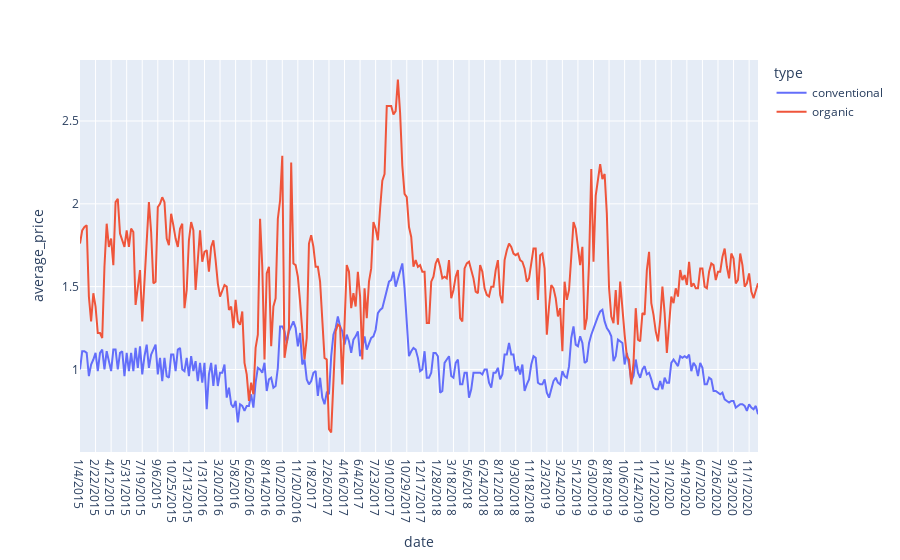

Source (notebook cell):
### Code cell
#Create line chart for Atlanta
msk = df['geography'] == 'Atlanta'

px.line(df[msk], x='date', y='average_price', color='type')

### Figure 1 — Plotly figure (JSON) as saved in the notebook; plotly's stock layout.template omitted (floating-point values rounded to 4 significant figures; data arrays with more than 128 entries replaced by an {"elided": "..."} marker saying what was removed)
{"data": [{"hovertemplate": "type=conventional<br>date=%{x}<br>average_price=%{y}<extra></extra>", "legendgroup": "conventional", "line": {"color": "#636efa", "dash": "solid"}, "marker": {"symbol": "circle"}, "mode": "lines", "name": "conventional", "orientation": "v", "showlegend": true, "type": "scatter", "x": {"elided": "306 str values"}, "xaxis": "x", "y": {"elided": "306 float values"}, "yaxis": "y"}, {"hovertemplate": "type=organic<br>date=%{x}<br>average_price=%{y}<extra></extra>", "legendgroup": "organic", "line": {"color": "#EF553B", "dash": "solid"}, "marker": {"symbol": "circle"}, "mode": "lines", "name": "organic", "orientation": "v", "showlegend": true, "type": "scatter", "x": {"elided": "306 str values"}, "xaxis": "x", "y": {"elided": "306 float values"}, "yaxis": "y"}], "layout": {"autosize": true, "legend": {"title": {"text": "type"}, "tracegroupgap": 0}, "margin": {"t": 60}, "xaxis": {"anchor": "y", "autorange": true, "domain": [0, 1], "range": [0, 305], "title": {"text": "date"}, "type": "category"}, "yaxis": {"anchor": "x", "autorange": true, "domain": [0, 1], "range": [0.5017, 2.868], "title": {"text": "average_price"}, "type": "linear"}}}
